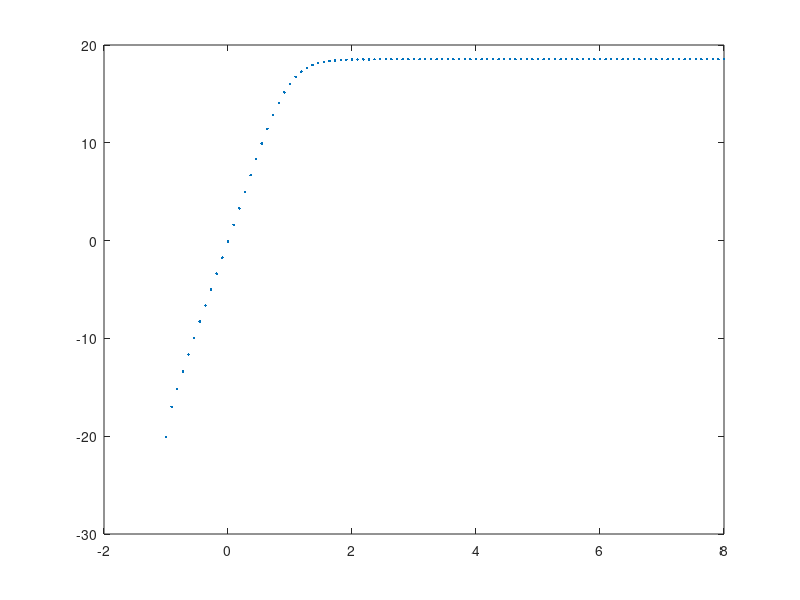
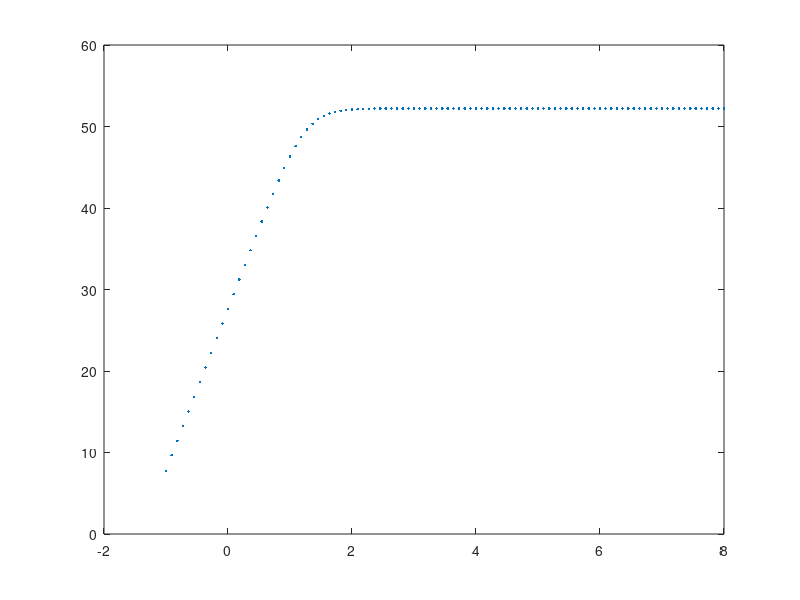

Here is the MATLAB script that generated these plots, in order:
%gain stage

VT=25e-3
BFN=178.7
VAFN=69.7
RE1=1015
C_in=365*10^(-6)

RC1=980
RB1=80000
RB2=20000
VBEON=0.7
VCC=12
RS=100

C=4390*10^(-6)
C2=2250*10^(-6)

l=0;

Rl=8;

f=logspace(-1,8,100);
for l = 1:length(f)
     %f=n*10^(k-1);

      int(l)=f(l);
      printf('%g\n',log10(int(l)))
      Zc=1/(i*2*pi*f(l)*C);
      Zc2=1/(i*2*pi*f(l)*C2);
      Zc_in=1/(i*2*pi*f(l)*C_in);

      %--
      RE1_vdd=1015;
      %--
      RB=1/(1/RB1+1/RB2);
      VEQ=RB2/(RB1+RB2)*VCC;
      IB1=(VEQ-VBEON)/(RB+(1+BFN)*RE1);
      IC1=BFN*IB1;
      IE1=(1+BFN)*IB1;
      VE1=RE1*IE1;
      VO1=VCC-RC1*IC1;
      VCE=VO1-VE1;
      
      %----
      RE1_vdd=1015;
      RE1=(1/RE1_vdd+1/Zc)^(-1);
      RS1=RS+Zc_in;
      %-----
      gm1=IC1/VT;
      rpi1=BFN/gm1;
      ro1=VAFN/IC1;
      
      AV1_normal = (RB/(RS1+RB))*RC1*(RE1-gm1*rpi1*ro1)/((ro1+RC1+RE1)*((1/RB+1/RS1)^(-1)+rpi1+RE1)+gm1*RE1*ro1*rpi1 - RE1^2);

      AV1simple = gm1*RC1/(1+gm1*RE1);

      RE1=0;
      %%RE1=Zc;
      AV1 = RC1*(RE1-gm1*rpi1*ro1)/((ro1+RC1+RE1)*(RB+rpi1+RE1)+gm1*RE1*ro1*rpi1 - RE1^2);
      AV1simple = gm1*RC1/(1+gm1*RE1);

        %----
      RE1_vdd=1015;
      RE1=(1/RE1_vdd+1/Zc)^(-1);
      %-----

      ZI1 = ((ro1+RC1+RE1)*(RB+rpi1+RE1)+gm1*RE1*ro1*rpi1 - RE1^2)/(ro1+RC1+RE1);

      ZX = ro1*((RB+rpi1)*RE1/(RB+rpi1+RE1))/(1/(1/ro1+1/(rpi1+RB)+1/RE1+gm1*rpi1/(rpi1+RB)));

      ZO1 = 1/(1/ZX+1/RC1);



      %ouput stage
      BFP = 227.3;
      VAFP = 37.2;
      RE2 = 2335;
      VEBON = 0.7;
      VI2 = VO1;
      IE2 = (VCC-VEBON-VI2)/RE2;
      IC2 = BFP/(BFP+1)*IE2;
      VO2 = VCC - RE2*IE2;


      gm2 = IC2/VT;
      go2 = IC2/VAFP;
      gpi2 = gm2/BFP;
      ge2 = 1/RE2;

      AV2 = gm2/(gm2+gpi2+go2+ge2);



      ZI2 = (gm2+gpi2+go2+ge2)/gpi2/(gpi2+go2+ge2);

      ZO2 = 1/(gm2+gpi2+go2+ge2);
      %condensador
      AV3=Rl/(Rl+Zc2);
      
      %--
      gain(l)=AV1*AV2*AV3;
      gain2(l)=AV1_normal*AV2;

endfor

iii=1
peakG=max(abs(real(gain2)))
while 20*log10(abs(real(gain2(iii)))) < (20*log10(peakG)-3)
iii++
endwhile 

fprintf ( fopen("Impedancias.tex", "w") , '\n $Z_{in}$ & $Z_{out}$ \\\\ \n %g \\$Omega   & %g \\$Omega\\\\\n' , ZI2 , ZO2 )
fprintf ( fopen("Cutoff.tex", "w") , '\n min cut-off frequency \\\\ \n %g \\\\\n' , int(iii))

figure(1)
plot(log10(int), 20*log10(gain) , ".");
print("GAIN_Exprimental_R3_a_0", "-dpng");

figure(2)
plot(log10(int), 20*log10(gain2) , ".");
print("GAINVERDADEIRO", "-dpng");
